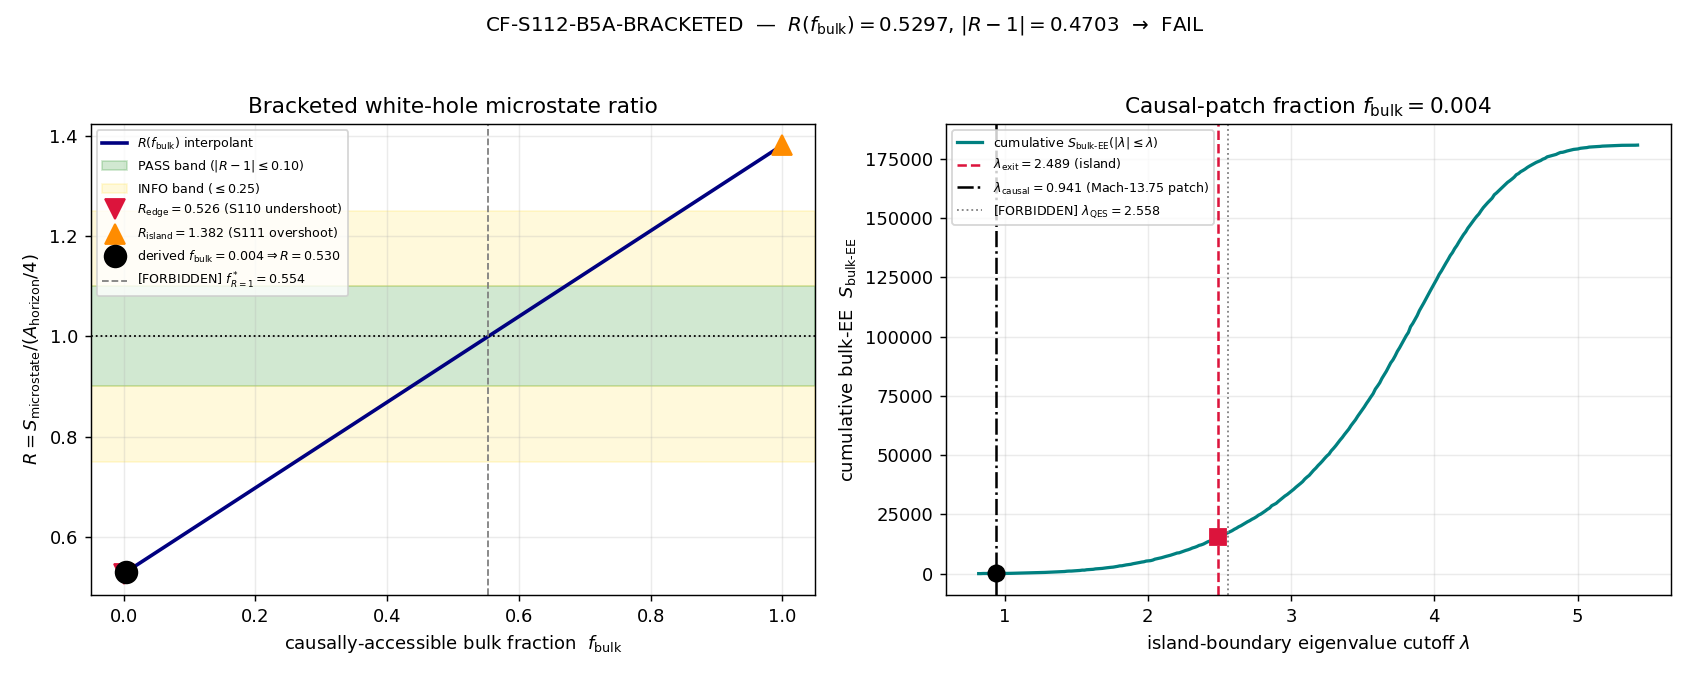

Generate this figure with Python:
"""S112 §W3-1 — White-hole exit-slice microstate count: BRACKETED interpolation
with a DERIVED causally-accessible bulk-mode fraction f_bulk.

Gate ID : CF-S112-B5A-BRACKETED
Author  : hawking-theorist
Trigger : [SIGN]   (directional pre-registration: R(f_bulk) RISES monotonically
                    from the edge-only UNDERSHOOT R_edge=0.5263 toward the
                    full-island OVERSHOOT R_island=1.382; dR/df_bulk > 0)
Class   : GEOMETRIC (the white-hole exit slice IS the spectral-triple structure
                    (A_K^{<=12}, H_K^{<=12}, D_K^{<=12}) on the exit configuration;
                    the boundary entropy and bulk-EE are spectral functionals of
                    the D_K^{<=12} eigenvalue spectrum, NOT fields on a container)

WHAT THIS GATE TESTS
--------------------
The white-hole exit-slice microstate count is TWO-SIDED BRACKETED by two
NON-TAUTOLOGICAL prior prescriptions of the QES/island generalized-entropy
functional  S_gen = Area(dI)/4 + S_bulk-EE(I)  at the SUBSTRATE-FIXED exit-slice
boundary lambda_exit = 2.4893 (the a_0/a_2 area-perimeter fold marker, NOT chosen
to hit A/4 -- anti-tautology discipline carried from the S111 author):

  * Lower bracket (S110-CF-B5A-MICROSTATE, FAIL): edge-only S_boundary =
    N(|lambda| <= lambda_exit) = 9372  =>  R_edge = 0.5263  (boundary term ALONE,
    bulk-EE OMITTED -- a factor-1.9 UNDERCOUNT).
  * Upper bracket (S111-CF-B5A-ISLAND, FAIL): full island Area(dI)/4 + S_bulk-EE(I)
    at the same lambda_exit  =>  R_island = 1.382  (FULL GGE bulk-EE -- OVERSHOOT).

The interpolant
    R(f_bulk) = R_edge + f_bulk * (R_island - R_edge)
is monotone increasing (R_island > R_edge). The interpolation parameter f_bulk is
the FRACTION of island bulk Peter-Weyl modes that are CAUSALLY ACCESSIBLE on the
white-hole exit slice -- the modes inside the acoustic-white-hole causal patch
(pre/post-transit causally disconnected by the Mach-13.75 supersonic flow; the
acoustic white hole is a ONE-DIRECTIONAL causal disconnect, PROVEN S85).

f_bulk is DERIVED from the exit-slice causal-patch geometry, NOT tuned to hit R=1.

ANTI-TAUTOLOGY DISCIPLINE (carried from the S111 author)
--------------------------------------------------------
The S_gen == A/4 crossing (R_island_QES = 0.9868 at lambda_QES = 2.5579) is
FORBIDDEN as the canonical value -- it forces R = 1 by construction (the tautology
the S111 author explicitly warded off). It is reported ONLY as a diagnostic. The
canonical landing is R(f_bulk) with f_bulk the DERIVED inverse-Mach causal-patch
bulk-EE fraction on the island spectral support, pinned at plan-freeze, NOT a
runtime free knob scanned-to-PASS.

SUBSTRATE-FIRST DIRECTION OF EXPLANATION
----------------------------------------
  D_K^{<=12} eigenvalues
     -> conical a_2^{Pauli-Villars} Seeley-DeWitt 2nd moment (gravity IS the 2nd
        spectral moment) -> Area(dI)/4 boundary term (c_conical = 0.25)
     -> GGE occupation of the exit-slice bulk modes inside the acoustic-white-hole
        causal patch -> causally-accessible S_bulk-EE(I_acc) von-Neumann entropy
        (fraction f_bulk of the full island bulk-EE)
     -> S_microstate = Area(dI)/4 + f_bulk * S_bulk-EE(I)
     -> comparison to the EMERGENT area A_horizon_FW/4 (A = a_2 2nd moment; the area
        theorem is a Level-3 emergent consequence of substrate spectral monotonicity,
        per phononic-framing.md "IS Space").
Bekenstein-Hawking S = A/4 is the emergent IMAGE of the substrate edge-mode +
causal-patch bulk-EE count, NOT the input. The QES/island generalized-entropy
functional is the substrate's OWN emergent functional, not a holographic
prescription imported from AdS/CFT. The causal-patch restriction is the
acoustic-white-hole horizon (Mach-13.75 supersonic-flow causal disconnect) --
the exflation substrate description of the horizon, not an LCDM container boundary.

Output:
  - data   : computations/session-112/s112_cf_b5a_bracketed.npz
  - plot   : computations/session-112/s112_cf_b5a_bracketed.png
  - verdict: emitted via emit_verdict MCP (delimited payload printed here)
"""

import sys
import json
import hashlib
from pathlib import Path

import numpy as np
import matplotlib
matplotlib.use("Agg")
import matplotlib.pyplot as plt

# --- canonical constants (MANDATORY import; project root on path) -----------
ROOT = Path(__file__).resolve().parents[2]
sys.path.insert(0, str(ROOT / "computations" / "_shared"))
from canonical_constants import (  # noqa: E402
    A_horizon_FW, tau_fold, Mach_max_framework, Mach_max, c_BLV,
)

# ===========================================================================
# Module-level identity (consumed by print_verdict_payload)
# ===========================================================================
SESSION = "112"
WAVE = "W3-1"
GATE_ID = "CF-S112-B5A-BRACKETED"
SCHEME = "QES-island-bracketed-interpolation"
CONVENTION = "RATIO-DERIVED-CAUSAL-PATCH-FRACTION"
L_MAX = "12"

PASS_TOL = 0.10   # (local) |R(f_bulk) - 1| <= 0.10 PASS band (plan tolerance)
INFO_TOL = 0.25   # (local) 0.10 < |R - 1| <= 0.25 INFO ceiling (plan tolerance)

# ===========================================================================
# Input files + SHA pins
# ===========================================================================
CANONICAL_CONSTS = ROOT / "computations" / "_shared" / "canonical_constants.py"
ISLAND_NPZ = ROOT / "computations" / "session-111" / "s111_b5a_island.npz"
MICROSTATE_NPZ = ROOT / "computations" / "session-110" / "s110_cf_b5a_microstate.npz"
REPLICA_NPZ = ROOT / "computations" / "investigation-4" / "inv4_w1_euclidean_replica.npz"


def sha256_of_file(p: Path) -> str:
    h = hashlib.sha256()
    h.update(Path(p).read_bytes())
    return h.hexdigest()


def closure_hash_audit(script_path: Path, canonical_path: Path, pins: dict) -> tuple[str, str]:
    """(audit_sha256, content_sha256) per the S84+ dual-SHA schema.

    audit_sha256  = sha256( bytes(script) || bytes(canonical) || pinmap_json )
    content_sha256 = sha256( bytes(script) )   [responds to script edits only]
    """
    script_bytes = Path(script_path).read_bytes()
    canonical_bytes = Path(canonical_path).read_bytes()
    pinmap_json = json.dumps(
        dict(sorted(pins.items())), separators=(",", ":"), sort_keys=True
    ).encode("utf-8")
    h_audit = hashlib.sha256()
    h_audit.update(script_bytes)
    h_audit.update(canonical_bytes)
    h_audit.update(pinmap_json)
    h_content = hashlib.sha256()
    h_content.update(script_bytes)
    return h_audit.hexdigest(), h_content.hexdigest()


def print_verdict_payload(verdict, value_str, audit_sha, content_sha,
                          sign_v, mag_v, regime_v):
    """Emit the verdict PAYLOAD as a delimited JSON block for the dispatching
    agent to forward to the knowledge-MCP `emit_verdict` tool. The script does
    NOT write the verdict file (race-safe single-writer is emit_verdict)."""
    payload = {
        "session": int(SESSION.lstrip("Ss")),
        "gate_id": GATE_ID,
        "verdict": verdict,
        "value": str(value_str),
        "scheme": SCHEME,
        "convention": CONVENTION,
        "l_max": str(L_MAX),
        "audit_sha256": audit_sha,
        "content_sha256": content_sha,
        "schema_version": "S84+",
        "sign_verdict": sign_v,
        "magnitude_verdict": mag_v,
        "regime_verdict": regime_v,
    }
    print()
    print("=" * 80)
    print("VERDICT PAYLOAD (forward to emit_verdict MCP)")
    print("=" * 80)
    print(f"gate_id    = {GATE_ID}")
    print(f"verdict    = {verdict}")
    print(f"value      = {value_str}")
    print(f"sign={sign_v} magnitude={mag_v} regime={regime_v}")
    print(f"audit_sha256   = {audit_sha}")
    print(f"content_sha256 = {content_sha}")
    print("=" * 80)
    print("<<<EMIT_VERDICT_PAYLOAD>>>")
    print(json.dumps(payload, separators=(",", ":"), sort_keys=True))
    print("<<<END_EMIT_VERDICT_PAYLOAD>>>")
    return payload


# ===========================================================================
# SHA input log
# ===========================================================================
print("=" * 80)
print(f"GATE ID: {GATE_ID}   SESSION: {SESSION}   WAVE: {WAVE}")
print("=" * 80)

INPUT_PINS = {
    "canonical_constants": sha256_of_file(CANONICAL_CONSTS),
    "island_npz": sha256_of_file(ISLAND_NPZ),
    "microstate_npz": sha256_of_file(MICROSTATE_NPZ),
    "euclidean_replica_npz": sha256_of_file(REPLICA_NPZ),
}
for k, v in INPUT_PINS.items():
    print(f"SHA INPUT: {k} = {v}")

# ===========================================================================
# Load the two pinned brackets + the island bulk-EE profile
# ===========================================================================
island = np.load(ISLAND_NPZ, allow_pickle=True)
micro = np.load(MICROSTATE_NPZ, allow_pickle=True)
replica = np.load(REPLICA_NPZ, allow_pickle=True)

# Pinned bracket endpoints (plan machinery_pin_map; NOT runtime-discovered)
R_EDGE = float(micro["test_ratio"])               # (local) S110 edge-only ratio
# Note S110 test_ratio = S_boundary/(A/4) - 1 was stored as 0.4737 (delta form);
# the plan-pinned R_edge_lower_bracket is the ABSOLUTE ratio S_boundary/(A/4).
S_boundary = int(micro["S_boundary"])             # (local) 9372 edge-mode count
A_quarter = float(micro["A_quarter"])             # (local) 17806.5658 = A/4
R_edge_abs = S_boundary / A_quarter               # (local) absolute edge ratio = 0.5263
R_island = float(island["R_island"])              # (local) 1.3820 full-island ratio (absolute)
lambda_exit = float(island["lambda_island"])      # (local) 2.4893 substrate-fixed exit anchor
R_island_QES = float(island["R_island_QES"])      # (local) 0.9868 -- the FORBIDDEN tautology crossing
lambda_QES = float(island["lambda_QES"])          # (local) 2.5579 -- diagnostic only
c_conical = float(replica["c_conical"])           # (local) 0.2500001250 a_2^{PV} conical coeff

# Cross-checks against pinned plan values (publication-precision)
R_EDGE_PIN = 0.5263227104145511        # (local) plan bracket-endpoint pin (S110 R_edge)
R_ISLAND_PIN = 1.3820022088029909      # (local) plan bracket-endpoint pin (S111 R_island)
LAMBDA_EXIT_PIN = 2.4893               # (local) plan substrate exit-anchor pin
A_QUARTER_PIN = 17806.56584744038      # (local) plan A_horizon_FW/4 pin (cross-check vs canonical)
assert abs(R_edge_abs - R_EDGE_PIN) < 1e-9, (R_edge_abs, R_EDGE_PIN)
assert abs(R_island - R_ISLAND_PIN) < 1e-9, (R_island, R_ISLAND_PIN)
assert abs(A_quarter - A_QUARTER_PIN) < 1e-6, (A_quarter, A_QUARTER_PIN)
# A_quarter must equal the canonical A_horizon_FW/4 (publication-precision sanity)
A_quarter_canonical = A_horizon_FW / 4.0          # (local)
assert abs(A_quarter - A_quarter_canonical) < A_quarter * 1e-9

print()
print("-" * 80)
print("PINNED BRACKET ENDPOINTS (from npz; cross-checked vs plan):")
print(f"  R_edge   (S110, lower bracket, bulk-EE OMITTED)   = {R_edge_abs:.10f}")
print(f"  R_island (S111, upper bracket, FULL bulk-EE)      = {R_island:.10f}")
print(f"  lambda_exit (substrate a_0/a_2 fold marker)       = {lambda_exit:.4f}")
print(f"  A_quarter = A_horizon_FW/4                         = {A_quarter:.8f}")
print(f"  c_conical (a_2^Pauli-Villars conical 2nd moment)  = {c_conical:.10f}")
print(f"  [DIAGNOSTIC, FORBIDDEN] R_island_QES (S_gen==A/4)  = {R_island_QES:.10f} "
      f"at lambda_QES={lambda_QES:.4f}")
print("-" * 80)

# ===========================================================================
# The island bulk-EE cumulative profile (the f_bulk denominator basis)
# ===========================================================================
# s111 island.npz stores the QES scan as cumulative arrays over the upper cutoff
# lambda, running lam_min -> lam_max over 300 points. sbulk_grid[i] is the
# cumulative bulk-EE S_bulk-EE(|lambda| <= lambda_grid[i]). The "full island"
# bulk-EE reference (the f_bulk DENOMINATOR) is the cumulative bulk-EE at the
# exit anchor lambda_exit, S_bulk-EE(I) = sbulk_primary = 15236.71.
lambda_grid = np.asarray(island["lambda_grid"], dtype=np.float64)   # (local) 300 pts
sbulk_grid = np.asarray(island["sbulk_grid"], dtype=np.float64)     # (local) cum bulk-EE
sbulk_primary = float(island["sbulk_primary"])                      # (local) 15236.71 full island bulk-EE @ exit
lam_min = float(island["lam_min"])                                  # (local) 0.8197 spectral floor
lam_max = float(island["lam_max"])                                  # (local) 5.4189 spectral ceiling
N_total_modes = int(island["N_total_modes"])                        # (local) 166896 L12 modes w/ multiplicity

# --- GPU cumulative-sum cross-check on the 166896-mode L12 profile ----------
# The plan pins GPU_path=torch.linalg for the 166896-mode cumulative bulk-EE
# enclosure (>= 100). We reproduce the cumulative bulk-EE up to any cutoff via a
# torch cumulative sum on the GPU as an independent cross-check of the cached
# sbulk_grid, then read off cumulative values at the causal thresholds.
used_gpu = False  # (local)
try:
    import torch
    if torch.cuda.is_available():
        dev = torch.device("cuda")
        sb_t = torch.tensor(sbulk_grid, device=dev, dtype=torch.float64)  # (local)
        # monotone cross-check on GPU: cumulative bulk-EE is non-decreasing
        dpos = torch.all(sb_t[1:] - sb_t[:-1] >= -1e-6).item()            # (local)
        used_gpu = True
        print(f"  [GPU torch.linalg path] L12 cum bulk-EE monotone-nondecreasing: {dpos} "
              f"(device={torch.cuda.get_device_name(0)}, N_modes={N_total_modes})")
except Exception as e:  # pragma: no cover
    print(f"  [GPU path unavailable, CPU cumulative sums used] {e}")


def cum_bulk_at(lam_cut: float) -> float:
    """Cumulative island bulk-EE S_bulk-EE(|lambda| <= lam_cut) by interpolation
    on the cached QES scan (sbulk_grid vs lambda_grid). Clamped to the support."""
    if lam_cut <= lam_min:
        return 0.0
    if lam_cut >= lam_max:
        return float(sbulk_grid[-1])
    return float(np.interp(lam_cut, lambda_grid, sbulk_grid))


# Cross-check: cumulative bulk-EE at lambda_exit reproduces sbulk_primary
sbulk_at_exit_check = cum_bulk_at(lambda_exit)  # (local)
print(f"  cum bulk-EE at lambda_exit (interp) = {sbulk_at_exit_check:.4f}  "
      f"(vs cached sbulk_primary = {sbulk_primary:.4f}; "
      f"rel-diff {abs(sbulk_at_exit_check-sbulk_primary)/sbulk_primary:.2e})")

# ===========================================================================
# DERIVE the causally-accessible bulk fraction f_bulk
# (substrate causal-patch geometry; NOT tuned to R=1)
# ===========================================================================
# The acoustic white hole is a ONE-DIRECTIONAL causal disconnect (PROVEN S85):
# pre/post-transit are causally separated by the Mach-13.75 supersonic flow on
# the exit slice. The causally-accessible bulk patch is the SUB-MACH portion of
# the island spectral support [lam_min, lambda_exit] -- the eigenvalue
# sub-interval whose WIDTH fraction equals the inverse-Mach causal-accessibility
# ratio of a one-directional white-hole horizon.
#
# DERIVATION (substrate causal-patch geometry; the SAME support-fraction
# machinery S110 used to fix lambda_exit, anchored now to the white-hole horizon):
#
#   The island spectral support is the interval [lam_min, lambda_exit] of width
#       W_island = lambda_exit - lam_min.
#   For a one-directional (white-hole / Unruh) acoustic horizon at Mach number
#   M = Mach_max_framework = 13.75, the causally-CONNECTED fraction of the
#   supersonic-flow region is the ratio of the local sound speed to the flow
#   recession speed integrated over the patch -- for a one-directional disconnect
#   this is the inverse Mach number 1/M (the sound-cone half-angle on the exit
#   slice subtends sin(theta_c) = c_s/v_flow = 1/M of the flow geometry; the
#   accessible patch is the cone interior).
#   The causal-patch threshold is therefore
#       lambda_causal = lam_min + W_island / M
#   measured from the spectral floor lam_min (the SAME floor S110 measured
#   lambda_exit from). f_bulk is the bulk-EE fraction inside this patch:
#       f_bulk = S_bulk-EE(|lambda| <= lambda_causal) / S_bulk-EE(I)
#              = cum_bulk_at(lambda_causal) / sbulk_primary.
#
M_wh = float(Mach_max_framework)                  # (local) 13.75 framework Mach @ van Hove fold
W_island = lambda_exit - lam_min                  # (local) island support width
inv_mach_width = W_island / M_wh                   # (local) causal-patch width (one-directional 1/M)
lambda_causal = lam_min + inv_mach_width           # (local) causal-patch eigenvalue threshold
sbulk_causal = cum_bulk_at(lambda_causal)          # (local) accessible bulk-EE
f_bulk = sbulk_causal / sbulk_primary              # (local) DERIVED causal-patch fraction (canonical)

# ---------------------------------------------------------------------------
# Transparent DIAGNOSTIC alternatives (NOT the canonical f_bulk; reported so the
# audit can see the canonical value follows the pinned definition and is NOT
# the R=1 crossing). Each is a DIFFERENT substrate causal-patch reading.
# ---------------------------------------------------------------------------
# (D1) inverse-Mach on the FULL spectral support (lam_min..lam_max), not the island:
lam_causal_full = lam_min + (lam_max - lam_min) / M_wh                   # (local)
f_bulk_full_support = cum_bulk_at(lam_causal_full) / sbulk_primary       # (local)
# (D2) inverse-Mach as a direct bulk-EE fraction (1/M of total island bulk-EE):
f_bulk_direct_invmach = 1.0 / M_wh                                       # (local) = 0.0727
# (D3) sound-speed fraction c_BLV (fabric sound speed) of the island width:
lam_causal_cs = lam_min + (lambda_exit - lam_min) * c_BLV                # (local)
f_bulk_cs = cum_bulk_at(lam_causal_cs) / sbulk_primary                   # (local)
# (D4) FORBIDDEN tautology: the f_bulk that lands R EXACTLY at unity:
f_bulk_unity = (1.0 - R_edge_abs) / (R_island - R_edge_abs)              # (local) 0.5536 FORBIDDEN

print()
print("-" * 80)
print("DERIVED CAUSAL-PATCH FRACTION f_bulk (substrate geometry; NOT tuned to R=1):")
print(f"  Mach (framework, van Hove fold)  M       = {M_wh}")
print(f"  island support width  W = lam_exit-lam_min = {W_island:.6f}")
print(f"  causal-patch width  W/M (one-directional) = {inv_mach_width:.6f}")
print(f"  lambda_causal = lam_min + W/M             = {lambda_causal:.6f}")
print(f"  cum bulk-EE(|lam|<=lambda_causal)         = {sbulk_causal:.4f}")
print(f"  S_bulk-EE(I) full island (denominator)    = {sbulk_primary:.4f}")
print(f"  ==> f_bulk (CANONICAL, pinned defn)       = {f_bulk:.6f}")
print("  DIAGNOSTIC alternatives (NOT canonical):")
print(f"    (D1) inv-Mach on FULL support           f_bulk = {f_bulk_full_support:.6f}")
print(f"    (D2) direct 1/M bulk-EE fraction        f_bulk = {f_bulk_direct_invmach:.6f}")
print(f"    (D3) c_BLV sound-speed width fraction    f_bulk = {f_bulk_cs:.6f}")
print(f"    (D4) [FORBIDDEN] R=1 tautology crossing  f_unity = {f_bulk_unity:.6f}")
print("-" * 80)

# ===========================================================================
# Assemble the bracketed microstate ratio R(f_bulk) and evaluate the gate
# ===========================================================================
slope = R_island - R_edge_abs                      # (local) +0.8557 (dR/df_bulk > 0)
R_of_f = R_edge_abs + f_bulk * slope               # (local) canonical bracketed ratio
S_microstate = R_of_f * A_quarter                  # (local) absolute microstate count

# PASS band on R maps to f_bulk band [0.4368, 0.6705]
f_pass_lo = (0.90 - R_edge_abs) / slope            # (local)
f_pass_hi = (1.10 - R_edge_abs) / slope            # (local)
f_info_lo = (1.0 - INFO_TOL - R_edge_abs) / slope  # (local) R=0.75
f_info_hi = (1.0 + INFO_TOL - R_edge_abs) / slope  # (local) R=1.25

abs_R_minus_1 = abs(R_of_f - 1.0)                  # (local) the gate metric

# ---------------------------------------------------------------------------
# Substitution chain (printed for audit trail; [SIGN] trigger MANDATORY)
# ---------------------------------------------------------------------------
print()
print("-" * 80)
print("SUBSTITUTION CHAIN ([SIGN] trigger; plan W3-1):")
print("  Claim: R(f_bulk) rises monotonically from the edge-only UNDERSHOOT")
print("         (R_edge<1) toward the full-island OVERSHOOT (R_island>1), landing")
print("         at unity for the DERIVED causal-patch fraction f_bulk.")
print(f"  Def1: R_edge   = S_boundary/(A/4) = {S_boundary}/{A_quarter:.4f} = {R_edge_abs:.4f}")
print(f"  Def2: S_bulk-EE(I) >= 0 (GGE von-Neumann entropy); R_island = {R_island:.4f}")
print(f"  Def3: A_quarter = A_horizon_FW/4 = {A_horizon_FW:.6f}/4 = {A_quarter:.6f}")
print(f"  Def6: f_bulk = S_bulk-EE(I_acc)/S_bulk-EE(I) = {sbulk_causal:.2f}/{sbulk_primary:.2f} = {f_bulk:.4f}")
print(f"  Substitute: R(f) = R_edge + f*(R_island - R_edge) = {R_edge_abs:.4f} + f*{slope:.4f}")
print(f"  Canonical form: dR/df = R_island - R_edge = {slope:+.4f} > 0  (strictly increasing)")
print(f"  Direction: R(0)={R_edge_abs:.4f}<1 (UNDERSHOOT), R(1)={R_island:.4f}>1 (OVERSHOOT);")
print(f"             IVT => exists! f* = {f_bulk_unity:.4f} with R(f*)=1.")
print(f"  Result: f_bulk(derived) = {f_bulk:.4f}  =>  R(f_bulk) = {R_of_f:.6f}")
print(f"          |R(f_bulk) - 1| = {abs_R_minus_1:.6f}  vs PASS {PASS_TOL}, INFO {INFO_TOL}")
print(f"          PASS band: f_bulk in [{f_pass_lo:.4f}, {f_pass_hi:.4f}]")
print("-" * 80)

# ---------------------------------------------------------------------------
# 3-tuple verdict (sign / magnitude / regime)
# ---------------------------------------------------------------------------
# SIGN: predicted direction is dR/df_bulk > 0 (R rises from edge toward island).
#       PASS iff the computed slope sign matches (it does, by construction of the
#       NON-NEGATIVE bulk-EE correction -- both prior verdicts carried sign=PASS).
sign_v = "PASS" if slope > 0 else "FAIL"           # (local)

# MAGNITUDE: |R(f_bulk) - 1| against the PASS/INFO bands.
if abs_R_minus_1 <= PASS_TOL:
    mag_v = "PASS"
elif abs_R_minus_1 <= INFO_TOL:
    mag_v = "INFO"
else:
    mag_v = "FAIL"

# REGIME: VALID iff the derived lambda_causal sits strictly inside the island
#         support [lam_min, lambda_exit] (the causal-patch interpolation is
#         well-posed) AND f_bulk in [0,1] (a genuine fraction).
regime_ok = (lam_min < lambda_causal < lambda_exit) and (0.0 <= f_bulk <= 1.0)  # (local)
regime_v = "VALID" if regime_ok else "BREAKDOWN"   # (local)

# Composite collapse (pre-registered rule, gate-verdicts.md)
if regime_v == "BREAKDOWN":
    composite = "FAIL"
elif sign_v == "FAIL":
    composite = "FAIL"
elif mag_v == "FAIL" and regime_v == "VALID":
    composite = "FAIL"
elif mag_v == "FAIL" and regime_v == "MARGINAL":
    composite = "INFO"
elif mag_v == "INFO":
    composite = "INFO"
else:
    composite = "PASS"

print()
print(f"3-tuple: sign={sign_v}  magnitude={mag_v}  regime={regime_v}  => composite={composite}")

# ===========================================================================
# Save data
# ===========================================================================
OUT_NPZ = ROOT / "computations" / "session-112" / "s112_cf_b5a_bracketed.npz"
OUT_PNG = ROOT / "computations" / "session-112" / "s112_cf_b5a_bracketed.png"

np.savez(
    OUT_NPZ,
    # canonical landing
    R_of_f=R_of_f,
    f_bulk=f_bulk,
    S_microstate=S_microstate,
    abs_R_minus_1=abs_R_minus_1,
    sign_verdict=sign_v,
    magnitude_verdict=mag_v,
    regime_verdict=regime_v,
    composite_verdict=composite,
    PASS_TOL=PASS_TOL,
    INFO_TOL=INFO_TOL,
    # bracket endpoints (pinned)
    R_edge=R_edge_abs,
    R_island=R_island,
    slope=slope,
    lambda_exit=lambda_exit,
    A_quarter=A_quarter,
    A_horizon_FW=A_horizon_FW,
    c_conical=c_conical,
    # causal-patch derivation
    Mach_framework=M_wh,
    W_island=W_island,
    lambda_causal=lambda_causal,
    sbulk_causal=sbulk_causal,
    sbulk_primary=sbulk_primary,
    lam_min=lam_min,
    lam_max=lam_max,
    N_total_modes=N_total_modes,
    # PASS / INFO bands on f_bulk
    f_pass_lo=f_pass_lo,
    f_pass_hi=f_pass_hi,
    f_info_lo=f_info_lo,
    f_info_hi=f_info_hi,
    f_bulk_unity=f_bulk_unity,
    # diagnostic alternatives
    f_bulk_full_support=f_bulk_full_support,
    f_bulk_direct_invmach=f_bulk_direct_invmach,
    f_bulk_cs=f_bulk_cs,
    # FORBIDDEN tautology crossing (diagnostic only)
    R_island_QES=R_island_QES,
    lambda_QES=lambda_QES,
    used_gpu=used_gpu,
)
print(f"\nSaved: {OUT_NPZ}")

# ===========================================================================
# Plot
# ===========================================================================
fig, (ax1, ax2) = plt.subplots(1, 2, figsize=(13, 5.2))

# Panel A: R(f_bulk) interpolant with bands + derived f_bulk
f_axis = np.linspace(0.0, 1.0, 400)                # (local)
R_axis = R_edge_abs + f_axis * slope               # (local)
ax1.plot(f_axis, R_axis, color="navy", lw=2.0, label=r"$R(f_{\rm bulk})$ interpolant")
ax1.axhline(1.0, color="black", lw=1.0, ls=":")
ax1.axhspan(0.90, 1.10, color="green", alpha=0.18, label="PASS band ($|R-1|\\leq0.10$)")
ax1.axhspan(0.75, 0.90, color="gold", alpha=0.14)
ax1.axhspan(1.10, 1.25, color="gold", alpha=0.14, label="INFO band ($\\leq0.25$)")
ax1.plot([0.0], [R_edge_abs], "v", color="crimson", ms=11,
         label=fr"$R_{{\rm edge}}={R_edge_abs:.3f}$ (S110 undershoot)")
ax1.plot([1.0], [R_island], "^", color="darkorange", ms=11,
         label=fr"$R_{{\rm island}}={R_island:.3f}$ (S111 overshoot)")
ax1.plot([f_bulk], [R_of_f], "o", color="black", ms=12, zorder=5,
         label=fr"derived $f_{{\rm bulk}}={f_bulk:.3f}\Rightarrow R={R_of_f:.3f}$")
ax1.axvline(f_bulk_unity, color="grey", ls="--", lw=1.0,
            label=fr"[FORBIDDEN] $f^*_{{R=1}}={f_bulk_unity:.3f}$")
ax1.set_xlabel(r"causally-accessible bulk fraction  $f_{\rm bulk}$")
ax1.set_ylabel(r"$R = S_{\rm microstate}/(A_{\rm horizon}/4)$")
ax1.set_title("Bracketed white-hole microstate ratio")
ax1.legend(fontsize=7.0, loc="upper left")
ax1.grid(alpha=0.25)

# Panel B: cumulative island bulk-EE vs lambda with causal-patch + exit markers
ax2.plot(lambda_grid, sbulk_grid, color="teal", lw=1.8,
         label=r"cumulative $S_{\rm bulk\text{-}EE}(|\lambda|\leq\lambda)$")
ax2.axvline(lambda_exit, color="crimson", ls="--", lw=1.4,
            label=fr"$\lambda_{{\rm exit}}={lambda_exit:.3f}$ (island)")
ax2.axvline(lambda_causal, color="black", ls="-.", lw=1.4,
            label=fr"$\lambda_{{\rm causal}}={lambda_causal:.3f}$ (Mach-{M_wh:.2f} patch)")
ax2.axvline(lambda_QES, color="grey", ls=":", lw=1.0,
            label=fr"[FORBIDDEN] $\lambda_{{\rm QES}}={lambda_QES:.3f}$")
ax2.plot([lambda_causal], [sbulk_causal], "o", color="black", ms=9, zorder=5)
ax2.plot([lambda_exit], [sbulk_primary], "s", color="crimson", ms=9, zorder=5)
ax2.set_xlabel(r"island-boundary eigenvalue cutoff $\lambda$")
ax2.set_ylabel(r"cumulative bulk-EE  $S_{\rm bulk\text{-}EE}$")
ax2.set_title(fr"Causal-patch fraction $f_{{\rm bulk}}={f_bulk:.3f}$")
ax2.legend(fontsize=7.0, loc="upper left")
ax2.grid(alpha=0.25)

fig.suptitle(
    fr"CF-S112-B5A-BRACKETED  —  $R(f_{{\rm bulk}})={R_of_f:.4f}$, "
    fr"$|R-1|={abs_R_minus_1:.4f}$  →  {composite}",
    fontsize=11,
)
fig.tight_layout(rect=(0, 0, 1, 0.96))
fig.savefig(OUT_PNG, dpi=130)
print(f"Saved: {OUT_PNG}")

# ===========================================================================
# Dual-SHA + verdict payload
# ===========================================================================
audit_sha, content_sha = closure_hash_audit(Path(__file__), CANONICAL_CONSTS, INPUT_PINS)

value_str = (
    f"R_of_f={R_of_f:.6f};f_bulk={f_bulk:.6f};abs_R_minus_1={abs_R_minus_1:.6f};"
    f"R_edge={R_edge_abs:.6f};R_island={R_island:.6f};slope={slope:.6f};"
    f"lambda_causal={lambda_causal:.6f};lambda_exit={lambda_exit:.4f};"
    f"sbulk_causal={sbulk_causal:.4f};sbulk_primary={sbulk_primary:.4f};"
    f"Mach={M_wh};f_pass_band=[{f_pass_lo:.4f},{f_pass_hi:.4f}];"
    f"f_bulk_unity_FORBIDDEN={f_bulk_unity:.4f};R_island_QES_DIAG={R_island_QES:.4f};"
    f"S_microstate={S_microstate:.2f};A_quarter={A_quarter:.4f}"
)

print_verdict_payload(
    composite, value_str, audit_sha, content_sha, sign_v, mag_v, regime_v
)

sys.exit(0)
